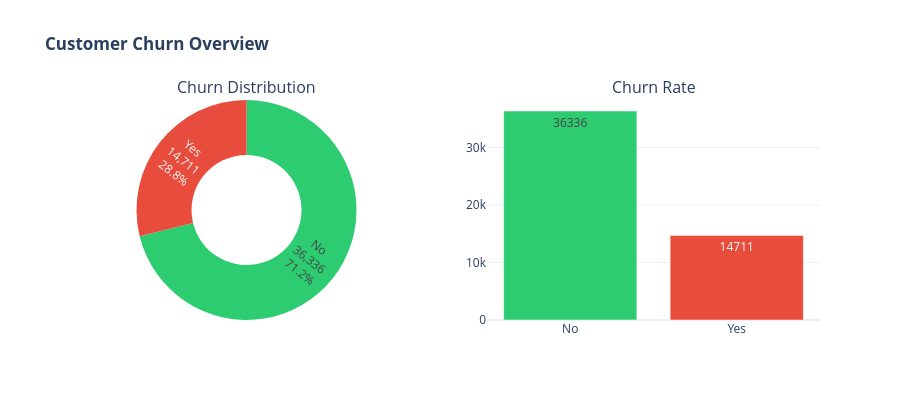

The cell this chart's notebook holds for it:
### Markdown cell above
## 2. 📈 Exploratory Data Analysis

### Code cell
# ============================================================
# CELL 4: CHURN DISTRIBUTION
# ============================================================
churn_counts = df['Churn'].value_counts()

fig = make_subplots(rows=1, cols=2,
                    subplot_titles=('Churn Distribution', 'Churn Rate'),
                    specs=[[{'type': 'pie'}, {'type': 'bar'}]])

fig.add_trace(go.Pie(
    labels=churn_counts.index,
    values=churn_counts.values,
    hole=0.5,
    marker_colors=['#2ecc71', '#e74c3c'],
    textinfo='label+percent+value'
), row=1, col=1)

fig.add_trace(go.Bar(
    x=churn_counts.index,
    y=churn_counts.values,
    marker_color=['#2ecc71', '#e74c3c'],
    text=churn_counts.values,
    textposition='auto'
), row=1, col=2)

fig.update_layout(
    title='<b>Customer Churn Overview</b>',
    height=400, showlegend=False,
    template='plotly_white'
)
fig.show()
print(f'  Class Imbalance Ratio — No:Yes = {churn_counts["No"]/churn_counts["Yes"]:.2f}:1')

### Figure 1 — Plotly figure (JSON) as saved in the notebook; plotly's stock layout.template omitted (floating-point values rounded to 4 significant figures)
{"data": [{"domain": {"x": [0.0, 0.45], "y": [0.0, 1.0]}, "hole": 0.5, "labels": ["No", "Yes"], "marker": {"colors": ["#2ecc71", "#e74c3c"]}, "textinfo": "label+percent+value", "type": "pie", "values": [36336, 14711]}, {"marker": {"color": ["#2ecc71", "#e74c3c"]}, "text": [36340.0, 14710.0], "textposition": "auto", "type": "bar", "x": ["No", "Yes"], "xaxis": "x", "y": [36336, 14711], "yaxis": "y"}], "layout": {"annotations": [{"font": {"size": 16}, "showarrow": false, "text": "Churn Distribution", "x": 0.225, "xanchor": "center", "xref": "paper", "y": 1.0, "yanchor": "bottom", "yref": "paper"}, {"font": {"size": 16}, "showarrow": false, "text": "Churn Rate", "x": 0.775, "xanchor": "center", "xref": "paper", "y": 1.0, "yanchor": "bottom", "yref": "paper"}], "height": 400, "showlegend": false, "title": {"text": "<b>Customer Churn Overview</b>"}, "xaxis": {"anchor": "y", "domain": [0.55, 1.0]}, "yaxis": {"anchor": "x", "domain": [0.0, 1.0]}}}
